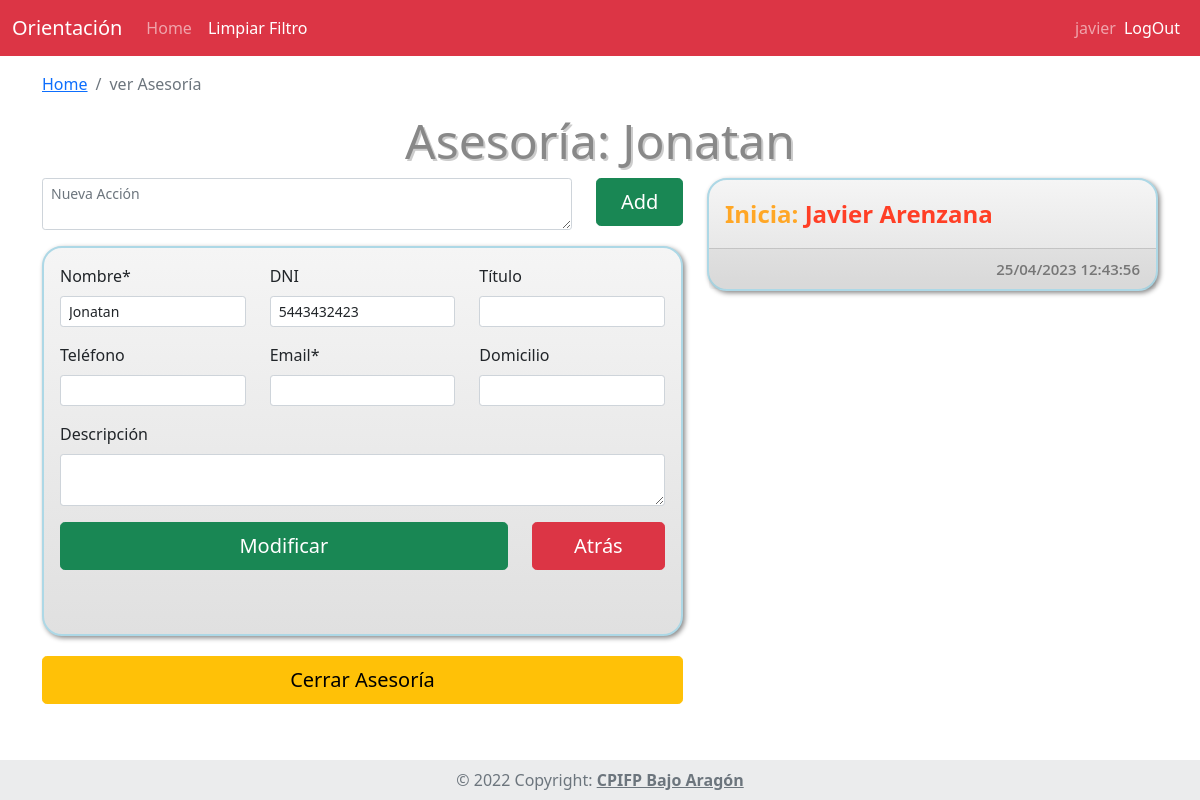
The page /asesorias/ver_asesoria/20 (signed in) on the database its author committed.
### tables this page shows
CREATE TABLE `reg_acciones` (
  `id_reg_acciones` int(11) NOT NULL,
  `fecha_reg` datetime NOT NULL,
  `accion` varchar(255) NOT NULL,
  `automatica` tinyint(4) NOT NULL DEFAULT 0,
  `id_asesoria` int(11) NOT NULL,
  `id_profesor` int(11) NOT NULL
);

CREATE TABLE `profesores` (
  `id_profesor` int(11) NOT NULL,
  `login` varchar(45) DEFAULT NULL,
  `password` varchar(255) DEFAULT NULL,
  `nombre_completo` varchar(255) DEFAULT NULL,
  `email` varchar(100) DEFAULT NULL
);

CREATE TABLE `asesoria` (
  `id_asesoria` int(11) NOT NULL,
  `nombre_as` varchar(100) DEFAULT NULL,
  `dni_as` varchar(10) DEFAULT NULL,
  `titulo_as` varchar(50) DEFAULT NULL,
  `telefono_as` varchar(10) DEFAULT NULL,
  `email_as` varchar(30) DEFAULT NULL,
  `descripcion_as` text DEFAULT NULL,
  `domicilio_as` varchar(30) DEFAULT NULL,
  `fecha_inicio` datetime DEFAULT NULL,
  `fecha_fin` datetime DEFAULT NULL,
  `id_estado` int(11) NOT NULL
);

### App/librerias/Core.php (called while the page is built, shortened)
<?php
class Core{
    protected $metodoActual = 'index';
    public function __construct(){
        $url = $this->getUrl();
        if(isset($url[0])){
			if(file_exists('../App/controladores/'.ucwords($url[0]).'.php')){
				unset($url[0]);
			}
		}
		$this->controladorActual = new $this->controladorActual;
        if(isset($url[1])){
            if(method_exists($this->controladorActual,$url[1])){
                $this->metodoActual = $url[1];
                unset($url[1]);
            }
        }
		$this->parametros = $url ? array_values($url) : [];
		call_user_func_array([$this->controladorActual,$this->metodoActual], $this->parametros);
    }
    public function getUrl(){
        if(isset($_GET['url'])){
            $url = ltrim($_GET['url'],'/');
            $url = filter_var($url,FILTER_SANITIZE_URL);
            $url = explode('/',$url);
            return $url;
        }
    }
}

### public/index.php (called while the page is built, shortened)
<?php
$iniciar = new Core;

### App/librerias/Base.php (called while the page is built, shortened)
<?php
    class Base {
        private $host = DB_HOST;
        private $usuario = DB_USUARIO;
        private $password = DB_PASSWORD;
        private $nombre_base = DB_NOMBRE;
        private $charset = 'utf8mb4';
        private $dbh;
        private $stmt;
        public function __construct(){
            $dsn = "mysql:host=$this->host;dbname=$this->nombre_base;charset=$this->charset";
            $opciones = array(
                PDO::ATTR_PERSISTENT => true,
                PDO::ATTR_ERRMODE => PDO::ERRMODE_EXCEPTION
            );
            try {
                $this->dbh = new PDO($dsn, $this->usuario, $this->password, $opciones);
            } catch (PDOException $e) {
                $this->error = $e->getMessage();
                echo $this->error;
            }
        }
        public function query($sql){
            $this->stmt = $this->dbh->prepare($sql);
        }
        public function bind($parametro,$valor,$tipo = null){
            if (is_null($tipo)) {
                switch (true) {
                    case is_int($valor):
                        $tipo = PDO::PARAM_INT;
                        break;
                    default:
                        $tipo = PDO::PARAM_STR;
                        break;
                }
            }
            $this->stmt->bindValue($parametro,$valor,$tipo);
        }
        public function execute(){
            return $this->stmt->execute();
        }
        public function registros(){
            $this->execute();
            return $this->stmt->fetchAll(PDO::FETCH_OBJ);
        }
        public function registro(){
            $this->execute();
            return $this->stmt->fetch(PDO::FETCH_OBJ);
        }
    }

### App/modelos/AsesoriaModelo.php (called while the page is built, shortened)
<?php
class AsesoriaModelo {
    private $db;
    public function __construct(){
        $this->db = new Base;
    }
    public function getRolesProfesor($id_profesor){
        $this->db->query("SELECT *
                                    FROM profesores_departamento
                                        NATURAL JOIN rol
                                        NATURAL JOIN departamento
                                    WHERE id_profesor=:id_profesor");
        $this->db->bind(':id_profesor',$id_profesor);
        return $this->db->registros();
    }
    public function getAccionesAsesoria($id_asesoria){
        $this->db->query("SELECT * FROM reg_acciones
                                    NATURAL JOIN profesores
                                WHERE id_asesoria=:id_asesoria
                                ORDER BY fecha_reg");
        $this->db->bind(':id_asesoria',$id_asesoria);
        return $this->db->registros();
    }
    public function getAsesoria($id_asesoria){
        $this->db->query("SELECT * FROM asesoria
                                    NATURAL JOIN estados
                                WHERE id_asesoria=:id_asesoria");
        $this->db->bind(':id_asesoria',$id_asesoria);
        return $this->db->registro();
    }
}

### App/helpers/funciones.php (called while the page is built, shortened)
<?php
    function formatoFecha($fechaIngles){
        return date("d/m/Y H:i:s", strtotime($fechaIngles));
    }
    function tienePrivilegios($rol_usuario,$rolesPermitidos){
        if (empty($rolesPermitidos) || in_array($rol_usuario, $rolesPermitidos)) {
            return true;
        }
    }

### App/vistas/asesorias/ver_asesoria.php (the view, shortened to what this page needs)
<?php require_once RUTA_APP.'/vistas/inc/header.php'?>
<?php
    $estadoFormulario = "";
?>
<div class="container">
    <nav aria-label="breadcrumb">
        <ol class="breadcrumb">
            <li class="breadcrumb-item"><a href="<?php echo RUTA_URL ?>">Home</a></li>
            <li class="breadcrumb-item active" aria-current="page">ver Asesoría</li>
        </ol>
    </nav>
    <div class="row d-flex justify-content-center text-center mx-0 mt-2">
        <div class="col-12">
            <h1>Asesoría: <?php echo $datos["asesoria"]->nombre_as ?></h1>
        </div>
    </div>
    <div class="row">
        <div class="col-md-7">
            <?php if($datos['asesoria']->id_estado != 3): ?>
                <form method="post" action="<?php echo RUTA_URL ?>/asesorias/add_accion">
                    <div class="row">
                        <div class="mb-3 col-10">
                            <textarea class="form-control form-control-sm" id="accion"
                            name="accion" placeholder="Nueva Acción"></textarea>
                        </div>
                        <div class="mb-3 col-2">
                            <button type="submit" class="w-100 btn btn-success btn-lg">Add</button>
                        </div>
                    </div>
                </form>
            <?php endif ?>
            <div class="card">
                <div class="card-body">
                    <form method="post" class="mb-5">
                        <div class="row">
                            <div class="mb-3 col-4" >
                                <label for="nombre_as" class="form-label">Nombre*</label>
                                <input <?php echo $estadoFormulario ?> type="text" class="form-control form-control-sm" id="nombre_as" name="nombre_as" value="<?php echo $datos["asesoria"]->nombre_as?>" required>
                            </div>
                            <div class="mb-3 col-4">
                                <label for="dni_as" class="form-label">DNI</label>
                                <input <?php echo $estadoFormulario ?> type="text" class="form-control form-control-sm" id="dni_as" name="dni_as" value="<?php echo $datos["asesoria"]->dni_as?>">
                            </div>
                            <div class="mb-3 col-4">
                                <label for="titulo_as" class="form-label">Título</label>
                                <input <?php echo $estadoFormulario ?> type="text" class="form-control form-control-sm" id="titulo_as" name="titulo_as" value="<?php echo $datos["asesoria"]->titulo_as?>">
                            </div>
                            <div class="mb-3 col-4">
                                <label for="telefono_as" class="form-label">Teléfono</label>
                                <input <?php echo $estadoFormulario ?> type="text" class="form-control form-control-sm" id="telefono_as" name="telefono_as" value="<?php echo $datos["asesoria"]->telefono_as?>">
                            </div>
                            <div class="mb-3 col-4">
                                <label for="email_as" class="form-label">Email*</label>
                                <input <?php echo $estadoFormulario ?> type="email" class="form-control form-control-sm" id="email_as" name="email_as" value="<?php echo $datos["asesoria"]->email_as?>" required>
                            </div>
                            <div class="mb-3 col-4">
                                <label for="domicilio_as" class="form-label">Domicilio</label>
                                <input <?php echo $estadoFormulario ?> type="text" class="form-control form-control-sm" id="domicilio_as" name="domicilio_as" value="<?php echo $datos["asesoria"]->domicilio_as?>">
                            </div>
                            <div class="mb-3 col-12">
                                <label for="descripcion_as" class="form-label">Descripción</label>
                                <textarea class="form-control form-control-sm" id="descripcion_as" name="descripcion_as" <?php echo $estadoFormulario ?>><?php echo $datos["asesoria"]->descripcion_as ?></textarea>
                            </div>
                            <div class="col-9">
                                <button type="submit" class="w-100 btn btn-success btn-lg"
                                    <?php echo $estadoFormulario ?> >Modificar</button>
                            </div>
                            <div class="col-3">
                                <a class="w-100 btn btn-danger btn-lg" href="<?php echo RUTA_URL ?>/">Atrás</a>
                            </div>
                        </div>
                    </form>
                </div>
            </div>
            <?php if($datos['asesoria']->id_estado != 3 && tienePrivilegios($datos['usuarioSesion']->id_rol,[200,300])): ?>
                <button type="button"
                    onclick="valida_cerrar(<?php echo $datos['asesoria']->id_asesoria ?>)"
                    data-bs-toggle="modal" data-bs-target="#modalCerrarAccion"
                    class="w-100 btn btn-warning btn-lg">
                    Cerrar Asesoría
                </button>
            <?php endif ?>
        </div>
        <div class="col-md-5">
            <?php foreach($datos["asesoria"]->acciones as $accion): ?>
                <div class="card" id="accion_<?php echo $accion->id_reg_acciones ?>">
                    <div class="card-body">
                        <?php if($accion->automatica): ?>
                            <span class="card-title"><?php echo $accion->accion ?>: </span>
                            <span class="card-subtitle"><?php echo $accion->nombre_completo ?></span>
                        <?php endif ?>
                    </div>
                    <div class="card-footer text-end">
                        <span class="card-text"><?php echo formatoFecha($accion->fecha_reg) ?></span>
                    </div>
                </div>
            <?php endforeach ?>
        </div>
    </div>
</div>
<div class="toast-container position-fixed bottom-0 end-0 p-3 m-4" style="z-index: 11">
</div>
<div class="position-fixed bottom-0 end-0 p-3 m-4" style="z-index: 11">
</div>
<?php require_once RUTA_APP.'/vistas/inc/footer.php' ?>

### App/vistas/inc/header.php (shortened to what this page needs)
<!DOCTYPE html>
<html lang="es">
<head>
    <link href="https://cdn.jsdelivr.net/npm/bootstrap@5.0.2/dist/css/bootstrap.min.css" rel="stylesheet">
    <link rel="stylesheet" href="https://cdn.jsdelivr.net/npm/bootstrap-icons@1.10.2/font/bootstrap-icons.css">
    <link rel="stylesheet" href="<?php echo RUTA_URL?>/css/estilos.css">
</head>
<body>
    <nav class="navbar navbar-expand-lg navbar-dark bg-danger fixed-top">
        <div class="container-fluid">
            <a class="navbar-brand" href="<?php echo RUTA_URL ?>/..">Orientación</a>
            <div class="collapse navbar-collapse" id="navbarNav">
                <ul class="navbar-nav">
                    <li class="nav-item">
                        <?php if (isset($datos['menuActivo']) && $datos['menuActivo'] == 'home' ): ?>
                            <a class="nav-link active" aria-current="page" href="<?php echo RUTA_URL ?>">Home</a>
                        <?php else: ?>
                            <a class="nav-link" aria-current="page" href="<?php echo RUTA_URL ?>">Home</a>
                        <?php endif ?>
                    </li>
                    <li class="nav-item">
                        <?php if (isset($datos['menuActivo']) && $datos['menuActivo'] == 'asesorias' ): ?>
                            <a class="nav-link active" href="<?php echo RUTA_URL ?>/asesorias/filtro">Limpiar Filtro</a>
                        <?php else: ?>
                            <a class="nav-link" href="<?php echo RUTA_URL ?>/asesorias/filtro">Filtro</a>
                        <?php endif ?>
                    </li>
                </ul>
                <ul class="navbar-nav ms-auto mb-2 mb-md-0">
                    <li class="navbar-text">
                        <?php echo $datos['usuarioSesion']->login ?>
                    </li>
                    <li class="nav-item">
                        <a class="nav-link active" aria-current="page"
                            href="<?php echo RUTA_URL ?>/login/logout">LogOut</a>
                    </li>
                </ul>
            </div>
        </div>
    </nav>
    <br><br><br>

### public/css/estilos.css (style rules this page uses)
.card { border-radius: 20px; border: 2px solid #ADD8E6; box-shadow: 2px 2px 5px #888888; background-color: #F1F1F1; background-image: linear-gradient(to bottom, #f5f5f5 0%, #e0e0e0 100%); margin-bottom: 20px; }
.card-title { color: #FFA726; font-size: 1.5rem; font-weight: 700; }
.card-subtitle { color: #ff3f26; font-size: 1.5rem; font-weight: 700; }
.card-text { color: #777; font-size: 15px; font-weight: 600; font-family: 'Open Sans', sans-serif; }
h1 { font-size: 3rem; color: #888; text-align: center; text-shadow: 2px 2px #ccc; }

### rows shown on the page
reg_acciones: id_profesor.login "javier", accion "Inicia", id_profesor.nombre_completo "Javier Arenzana", fecha_reg "25/04/2023 12:43:56"
asesoria: nombre_as "Jonatan", dni_as "5443432423"
